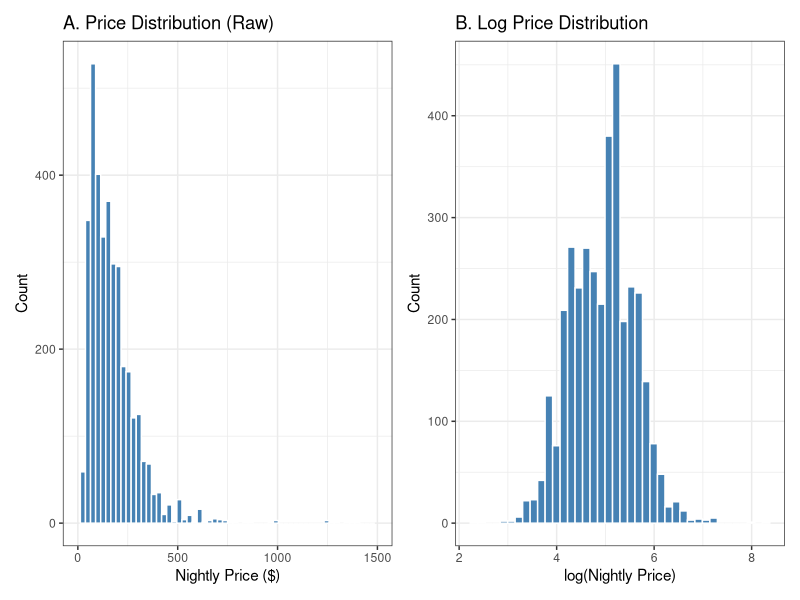
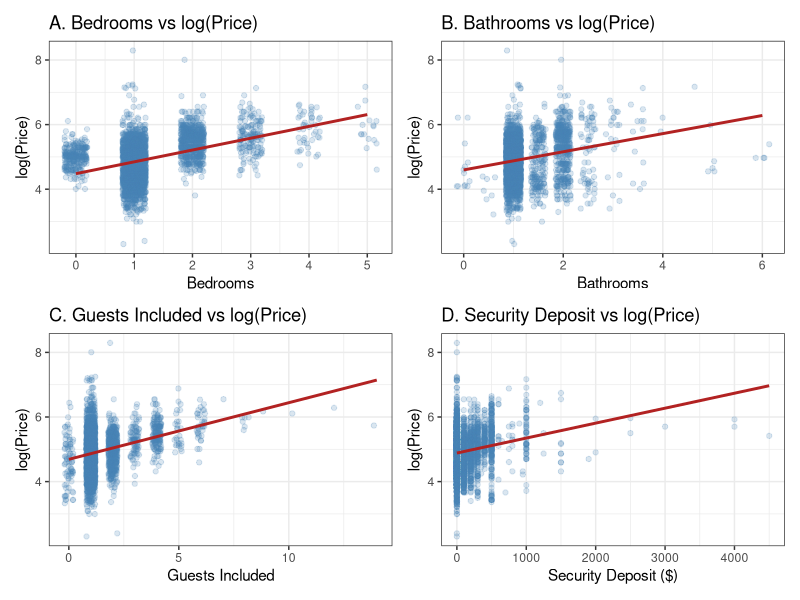
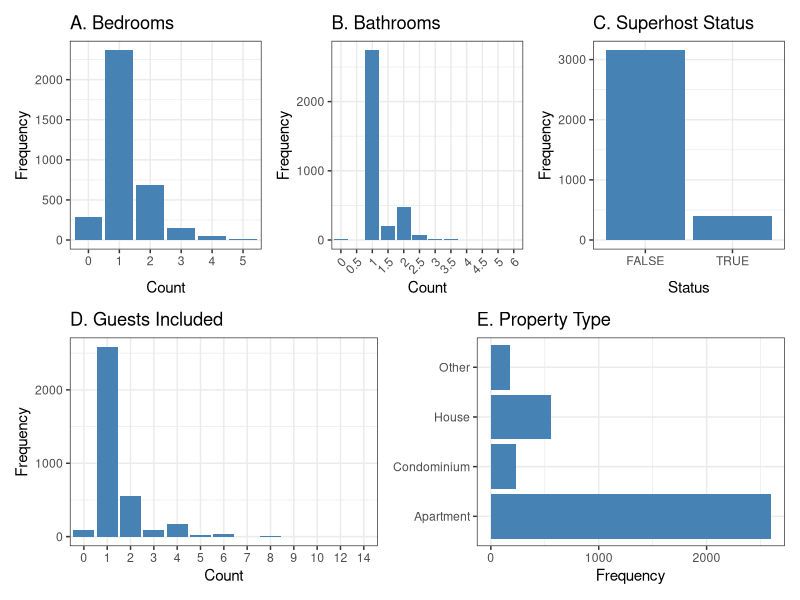
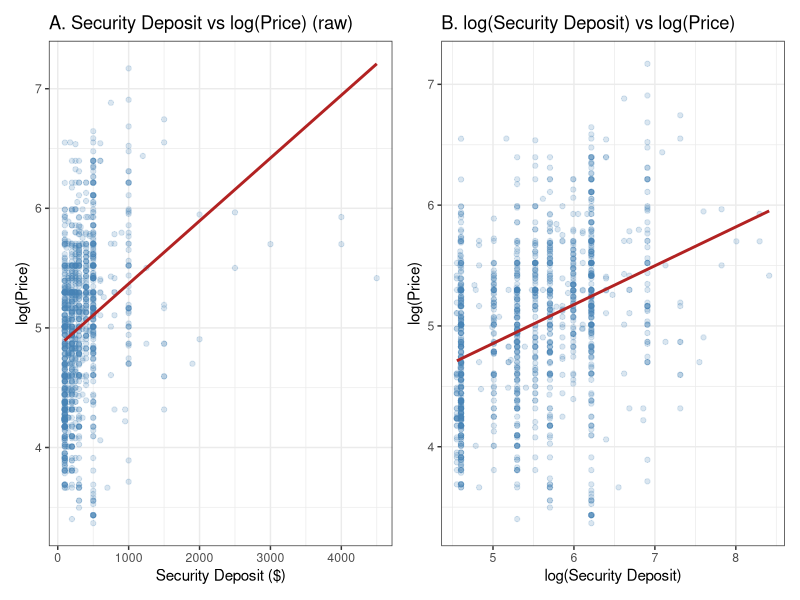

Write R code to recreate these figures, in order.
# =============================================================================
# 02_eda.R
# Purpose: Exploratory data analysis — distributions and relationships
# Input:   data/cleaned/listings_cleaned.csv
# =============================================================================

library(ggplot2)
library(dplyr)
library(readr)
library(patchwork)

df <- read_csv("data/cleaned/listings_cleaned.csv")

# Set consistent theme
theme_set(theme_bw(base_size = 11))

# -----------------------------------------------------------------------------
# Figure 1: Response variable — price (raw) vs log_price
# -----------------------------------------------------------------------------
p1a <- ggplot(df, aes(x = price)) +
  geom_histogram(bins = 60, fill = "steelblue", colour = "white") +
  labs(title = "A. Price Distribution (Raw)",
       x = "Nightly Price ($)", y = "Count") +
  xlim(0, 1500)   # trim extreme outliers for readability

p1b <- ggplot(df, aes(x = log_price)) +
  geom_histogram(bins = 40, fill = "steelblue", colour = "white") +
  labs(title = "B. Log Price Distribution",
       x = "log(Nightly Price)", y = "Count")

fig1 <- p1a + p1b
fig1
# ggsave("output/fig1_price_distribution.png", fig1, width = 10, height = 4)

# -----------------------------------------------------------------------------
# Figure 2: Continuous predictors vs log_price (scatter)
# -----------------------------------------------------------------------------
p2a <- ggplot(df, aes(x = bedrooms, y = log_price)) +
  geom_jitter(alpha = 0.2, width = 0.2, colour = "steelblue") +
  geom_smooth(method = "lm", se = FALSE, colour = "firebrick") +
  labs(title = "A. Bedrooms vs log(Price)",
       x = "Bedrooms", y = "log(Price)")

p2b <- ggplot(df, aes(x = bathrooms, y = log_price)) +
  geom_jitter(alpha = 0.2, width = 0.15, colour = "steelblue") +
  geom_smooth(method = "lm", se = FALSE, colour = "firebrick") +
  labs(title = "B. Bathrooms vs log(Price)",
       x = "Bathrooms", y = "log(Price)")

p2c <- ggplot(df, aes(x = guests_included, y = log_price)) +
  geom_jitter(alpha = 0.2, width = 0.2, colour = "steelblue") +
  geom_smooth(method = "lm", se = FALSE, colour = "firebrick") +
  labs(title = "C. Guests Included vs log(Price)",
       x = "Guests Included", y = "log(Price)")

p2d <- ggplot(df, aes(x = security_deposit, y = log_price)) +
  geom_point(alpha = 0.2, colour = "steelblue") +
  geom_smooth(method = "lm", se = FALSE, colour = "firebrick") +
  labs(title = "D. Security Deposit vs log(Price)",
       x = "Security Deposit ($)", y = "log(Price)")

fig2 <- (p2a + p2b) / (p2c + p2d)
fig2
# ggsave("output/fig2_predictors_vs_logprice.png", fig2, width = 10, height = 8)

# -----------------------------------------------------------------------------
# Figure 3: Predictor distributions (for data description section)
# -----------------------------------------------------------------------------
p3a <- ggplot(df, aes(x = factor(bedrooms))) +
  geom_bar(fill = "steelblue") +
  labs(title = "A. Bedrooms", x = "Count", y = "Frequency")

p3b <- ggplot(df, aes(x = factor(bathrooms))) +
  geom_bar(fill = "steelblue") +
  labs(title = "B. Bathrooms", x = "Count", y = "Frequency") +
  theme(axis.text.x = element_text(angle = 45, hjust = 1))

p3c <- ggplot(df, aes(x = host_is_superhost)) +
  geom_bar(fill = "steelblue") +
  labs(title = "C. Superhost Status", x = "Status", y = "Frequency")

p3d <- ggplot(df, aes(x = factor(guests_included))) +
  geom_bar(fill = "steelblue") +
  labs(title = "D. Guests Included", x = "Count", y = "Frequency")

p3e <- ggplot(df, aes(y = property_type)) +
  geom_bar(fill = "steelblue") +
  labs(title = "E. Property Type", x = "Frequency", y = NULL)

fig3 <- (p3a + p3b + p3c) / (p3d + p3e)
fig3
# ggsave("output/fig3_predictor_distributions.png", fig3, width = 12, height = 7)

# -----------------------------------------------------------------------------
# Figure 4: Log(security_deposit) — check if log transform helps
# -----------------------------------------------------------------------------
df_nonzero_deposit <- df %>% filter(security_deposit > 0)

p4a <- ggplot(df_nonzero_deposit, aes(x = security_deposit, y = log_price)) +
  geom_point(alpha = 0.2, colour = "steelblue") +
  geom_smooth(method = "lm", se = FALSE, colour = "firebrick") +
  labs(title = "A. Security Deposit vs log(Price) (raw)",
       x = "Security Deposit ($)", y = "log(Price)")

p4b <- ggplot(df_nonzero_deposit,
              aes(x = log(security_deposit), y = log_price)) +
  geom_point(alpha = 0.2, colour = "steelblue") +
  geom_smooth(method = "lm", se = FALSE, colour = "firebrick") +
  labs(title = "B. log(Security Deposit) vs log(Price)",
       x = "log(Security Deposit)", y = "log(Price)")

fig4 <- p4a + p4b
fig4
# ggsave("output/fig4_deposit_transform_check.png", fig4, width = 10, height = 4)

# -----------------------------------------------------------------------------
# Numeric summary table (for report)
# -----------------------------------------------------------------------------
summary_stats <- df %>%
  select(log_price, bedrooms, bathrooms, guests_included, security_deposit) %>%
  summarise(across(everything(),
                   list(
                     Mean   = ~round(mean(.x, na.rm = TRUE), 2),
                     SD     = ~round(sd(.x, na.rm = TRUE), 2),
                     Min    = ~round(min(.x, na.rm = TRUE), 2),
                     Median = ~round(median(.x, na.rm = TRUE), 2),
                     Max    = ~round(max(.x, na.rm = TRUE), 2)
                   )
  ))

cat("Summary statistics computed. Use kable() in .Rmd to display.\n")
print(summary_stats)
